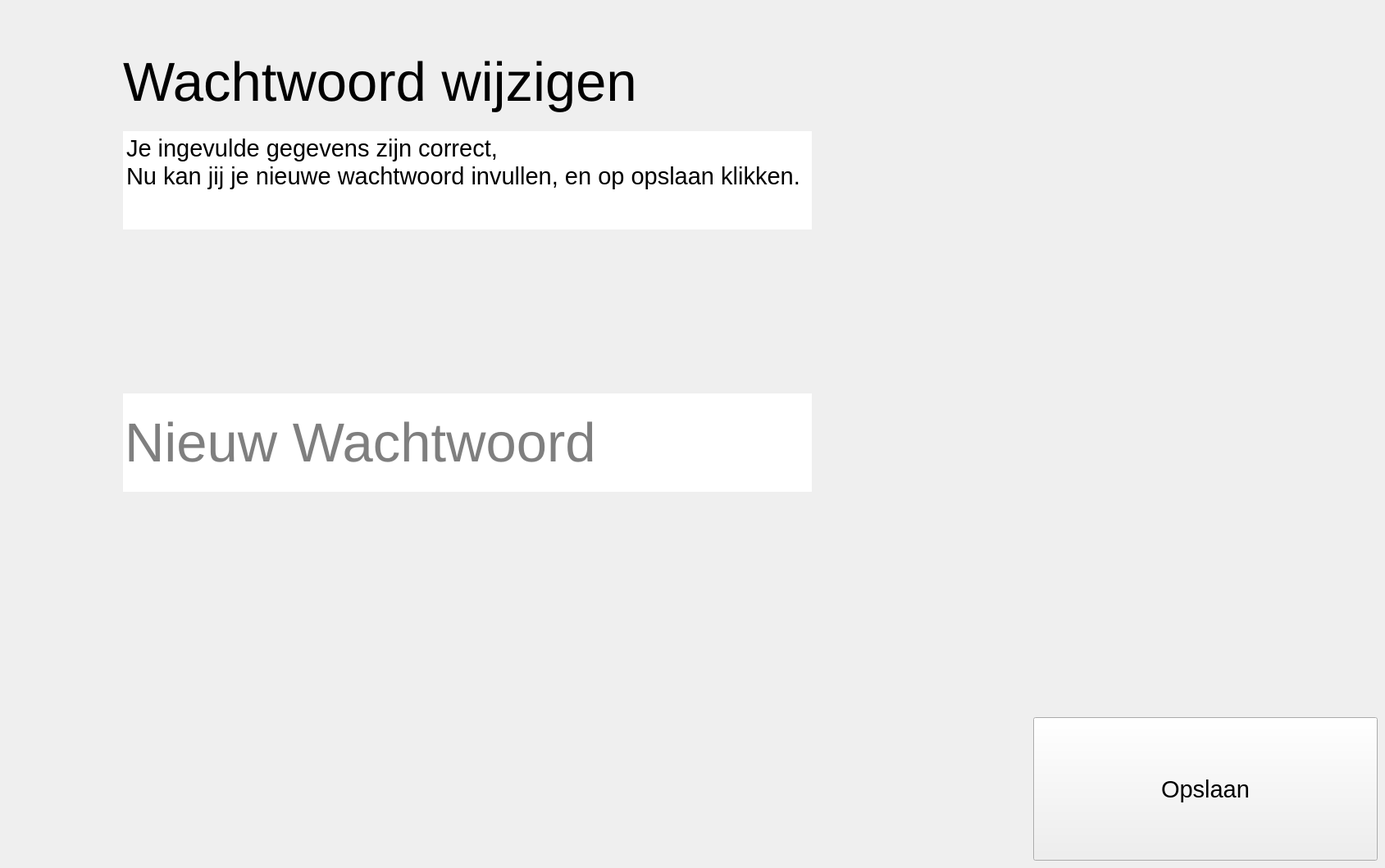
      <widget class="QWidget" name="change">
       <widget class="QLineEdit" name="line_pass_ret">
        <property name="geometry">
         <rect>
          <x>150</x>
          <y>480</y>
          <width>840</width>
          <height>120</height>
         </rect>
        </property>
        <property name="sizePolicy">
         <sizepolicy hsizetype="Maximum" vsizetype="Fixed">
          <horstretch>0</horstretch>
          <verstretch>0</verstretch>
         </sizepolicy>
        </property>
        <property name="font">
         <font>
          <pointsize>50</pointsize>
         </font>
        </property>
        <property name="inputMethodHints">
         <set>Qt::ImhHiddenText|Qt::ImhNoAutoUppercase|Qt::ImhNoPredictiveText|Qt::ImhSensitiveData</set>
        </property>
        <property name="frame">
         <bool>false</bool>
        </property>
        <property name="echoMode">
         <enum>QLineEdit::Password</enum>
        </property>
        <property name="placeholderText">
         <string>Nieuw Wachtwoord</string>
        </property>
        <property name="cursorMoveStyle">
         <enum>Qt::VisualMoveStyle</enum>
        </property>
       </widget>
       <widget class="QTextBrowser" name="txt_steps_2">
        <property name="geometry">
         <rect>
          <x>150</x>
          <y>160</y>
          <width>840</width>
          <height>120</height>
         </rect>
        </property>
        <property name="font">
         <font>
          <pointsize>22</pointsize>
         </font>
        </property>
        <property name="frameShape">
         <enum>QFrame::NoFrame</enum>
        </property>
        <property name="frameShadow">
         <enum>QFrame::Plain</enum>
        </property>
        <property name="verticalScrollBarPolicy">
         <enum>Qt::ScrollBarAlwaysOff</enum>
        </property>
        <property name="horizontalScrollBarPolicy">
         <enum>Qt::ScrollBarAlwaysOff</enum>
        </property>
        <property name="sizeAdjustPolicy">
         <enum>QAbstractScrollArea::AdjustIgnored</enum>
        </property>
        <property name="html">
         <string>&lt;!DOCTYPE HTML PUBLIC &quot;-//W3C//DTD HTML 4.0//EN&quot; &quot;http://www.w3.org/TR/REC-html40/strict.dtd&quot;&gt;
&lt;html&gt;&lt;head&gt;&lt;meta name=&quot;qrichtext&quot; content=&quot;1&quot; /&gt;&lt;meta charset=&quot;utf-8&quot; /&gt;&lt;style type=&quot;text/css&quot;&gt;
p, li { white-space: pre-wrap; }
hr { height: 1px; border-width: 0; }
&lt;/style&gt;&lt;/head&gt;&lt;body style=&quot; font-family:'Segoe UI'; font-size:22pt; font-weight:400; font-style:normal;&quot;&gt;
&lt;p style=&quot; margin-top:0px; margin-bottom:0px; margin-left:0px; margin-right:0px; -qt-block-indent:0; text-indent:0px;&quot;&gt;Je ingevulde gegevens zijn correct,&lt;/p&gt;
&lt;p style=&quot; margin-top:0px; margin-bottom:0px; margin-left:0px; margin-right:0px; -qt-block-indent:0; text-indent:0px;&quot;&gt;Nu kan jij je nieuwe wachtwoord invullen, en op opslaan klikken.&lt;/p&gt;&lt;/body&gt;&lt;/html&gt;</string>
        </property>
        <property name="textInteractionFlags">
         <set>Qt::NoTextInteraction</set>
        </property>
       </widget>
       <widget class="QLabel" name="lbl_title_2">
        <property name="geometry">
         <rect>
          <x>150</x>
          <y>40</y>
          <width>840</width>
          <height>120</height>
         </rect>
        </property>
        <property name="font">
         <font>
          <pointsize>50</pointsize>
         </font>
        </property>
        <property name="text">
         <string>Wachtwoord wijzigen</string>
        </property>
       </widget>
       <widget class="QPushButton" name="btn_save">
        <property name="geometry">
         <rect>
          <x>1260</x>
          <y>875</y>
          <width>420</width>
          <height>175</height>
         </rect>
        </property>
        <property name="font">
         <font>
          <pointsize>22</pointsize>
         </font>
        </property>
        <property name="focusPolicy">
         <enum>Qt::NoFocus</enum>
        </property>
        <property name="text">
         <string>Opslaan</string>
        </property>
        <property name="checkable">
         <bool>false</bool>
        </property>
        <property name="checked">
         <bool>false</bool>
        </property>
        <property name="autoExclusive">
         <bool>false</bool>
        </property>
       </widget>
       <widget class="QLabel" name="ERROR_CHANGE">
        <property name="geometry">
         <rect>
          <x>150</x>
          <y>750</y>
          <width>840</width>
          <height>120</height>
         </rect>
        </property>
        <property name="text">
         <string/>
        </property>
        <property name="wordWrap">
         <bool>true</bool>
        </property>
       </widget>
      </widget>
